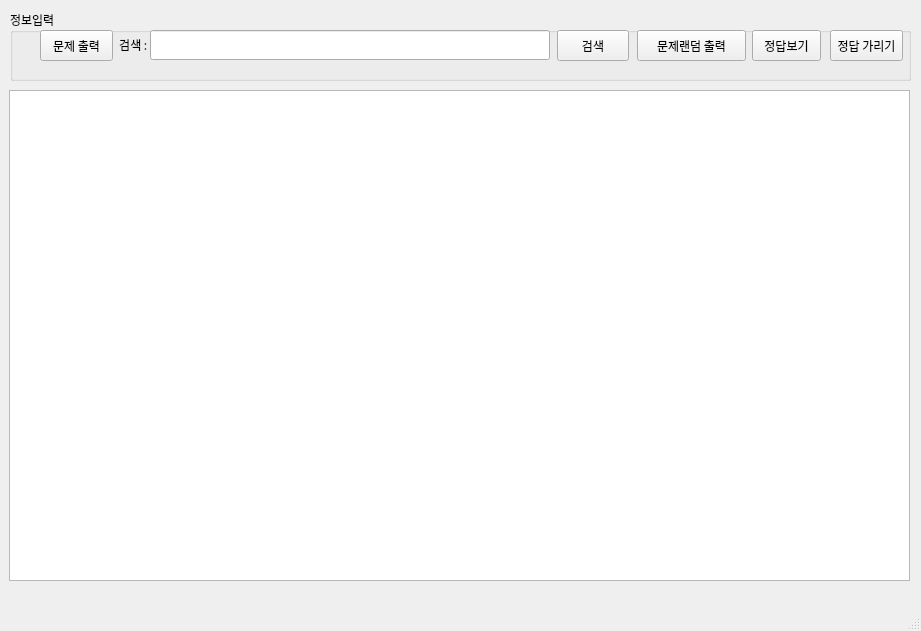
<?xml version="1.0" encoding="UTF-8"?>
<ui version="4.0">
 <class>MainWindow</class>
 <widget class="QMainWindow" name="MainWindow">
  <property name="geometry">
   <rect>
    <x>0</x>
    <y>0</y>
    <width>921</width>
    <height>631</height>
   </rect>
  </property>
  <property name="sizePolicy">
   <sizepolicy hsizetype="Fixed" vsizetype="Fixed">
    <horstretch>0</horstretch>
    <verstretch>0</verstretch>
   </sizepolicy>
  </property>
  <property name="minimumSize">
   <size>
    <width>640</width>
    <height>480</height>
   </size>
  </property>
  <property name="maximumSize">
   <size>
    <width>1500</width>
    <height>1000</height>
   </size>
  </property>
  <property name="font">
   <font>
    <family>나눔고딕</family>
   </font>
  </property>
  <property name="windowTitle">
   <string>MainWindow</string>
  </property>
  <widget class="QWidget" name="centralwidget">
   <widget class="QWidget" name="verticalLayoutWidget">
    <property name="geometry">
     <rect>
      <x>10</x>
      <y>10</y>
      <width>901</width>
      <height>71</height>
     </rect>
    </property>
    <layout class="QVBoxLayout" name="verticalLayout">
     <item>
      <widget class="QGroupBox" name="groupBox">
       <property name="title">
        <string>정보입력</string>
       </property>
       <widget class="QLineEdit" name="txtName">
        <property name="geometry">
         <rect>
          <x>140</x>
          <y>20</y>
          <width>400</width>
          <height>30</height>
         </rect>
        </property>
        <property name="inputMethodHints">
         <set>Qt::ImhLatinOnly</set>
        </property>
        <property name="text">
         <string/>
        </property>
       </widget>
       <widget class="QLabel" name="label_5">
        <property name="geometry">
         <rect>
          <x>100</x>
          <y>20</y>
          <width>40</width>
          <height>30</height>
         </rect>
        </property>
        <property name="text">
         <string>검색 : </string>
        </property>
        <property name="alignment">
         <set>Qt::AlignRight|Qt::AlignTrailing|Qt::AlignVCenter</set>
        </property>
       </widget>
       <widget class="QPushButton" name="btnShowAns">
        <property name="geometry">
         <rect>
          <x>742</x>
          <y>20</y>
          <width>69</width>
          <height>31</height>
         </rect>
        </property>
        <property name="text">
         <string>정답보기</string>
        </property>
        <property name="autoExclusive">
         <bool>false</bool>
        </property>
        <property name="autoDefault">
         <bool>false</bool>
        </property>
        <property name="flat">
         <bool>false</bool>
        </property>
       </widget>
       <widget class="QPushButton" name="btnHideAns">
        <property name="geometry">
         <rect>
          <x>820</x>
          <y>20</y>
          <width>73</width>
          <height>31</height>
         </rect>
        </property>
        <property name="sizePolicy">
         <sizepolicy hsizetype="Fixed" vsizetype="Fixed">
          <horstretch>0</horstretch>
          <verstretch>0</verstretch>
         </sizepolicy>
        </property>
        <property name="text">
         <string>정답 가리기</string>
        </property>
       </widget>
       <widget class="QPushButton" name="btnSearch">
        <property name="geometry">
         <rect>
          <x>547</x>
          <y>20</y>
          <width>72</width>
          <height>31</height>
         </rect>
        </property>
        <property name="text">
         <string>검색</string>
        </property>
        <property name="autoExclusive">
         <bool>false</bool>
        </property>
        <property name="autoDefault">
         <bool>false</bool>
        </property>
        <property name="flat">
         <bool>false</bool>
        </property>
       </widget>
       <widget class="QPushButton" name="btnOpenPro">
        <property name="geometry">
         <rect>
          <x>30</x>
          <y>20</y>
          <width>73</width>
          <height>31</height>
         </rect>
        </property>
        <property name="text">
         <string>문제 출력</string>
        </property>
        <property name="autoExclusive">
         <bool>false</bool>
        </property>
        <property name="autoDefault">
         <bool>false</bool>
        </property>
        <property name="flat">
         <bool>false</bool>
        </property>
       </widget>
       <widget class="QPushButton" name="btnRandPro">
        <property name="geometry">
         <rect>
          <x>627</x>
          <y>20</y>
          <width>109</width>
          <height>31</height>
         </rect>
        </property>
        <property name="text">
         <string>문제랜덤 출력</string>
        </property>
        <property name="autoExclusive">
         <bool>false</bool>
        </property>
        <property name="autoDefault">
         <bool>false</bool>
        </property>
        <property name="flat">
         <bool>false</bool>
        </property>
       </widget>
      </widget>
     </item>
    </layout>
   </widget>
   <widget class="QWidget" name="verticalLayoutWidget_2">
    <property name="geometry">
     <rect>
      <x>9</x>
      <y>90</y>
      <width>901</width>
      <height>491</height>
     </rect>
    </property>
    <layout class="QVBoxLayout" name="verticalLayout_2">
     <item>
      <widget class="QTableWidget" name="tblcont"/>
     </item>
    </layout>
   </widget>
  </widget>
  <widget class="QMenuBar" name="menubar">
   <property name="geometry">
    <rect>
     <x>0</x>
     <y>0</y>
     <width>921</width>
     <height>21</height>
    </rect>
   </property>
  </widget>
  <widget class="QStatusBar" name="stbCurrent"/>
 </widget>
 <resources/>
 <connections/>
</ui>
